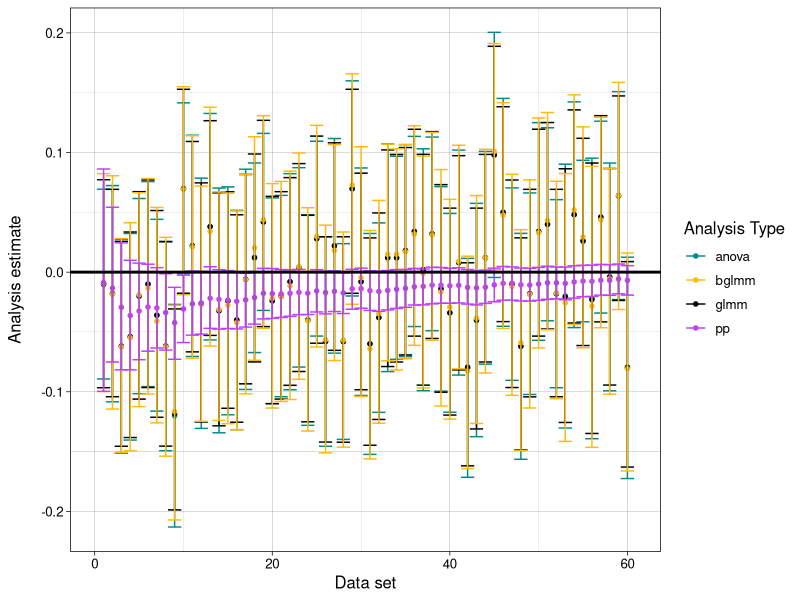
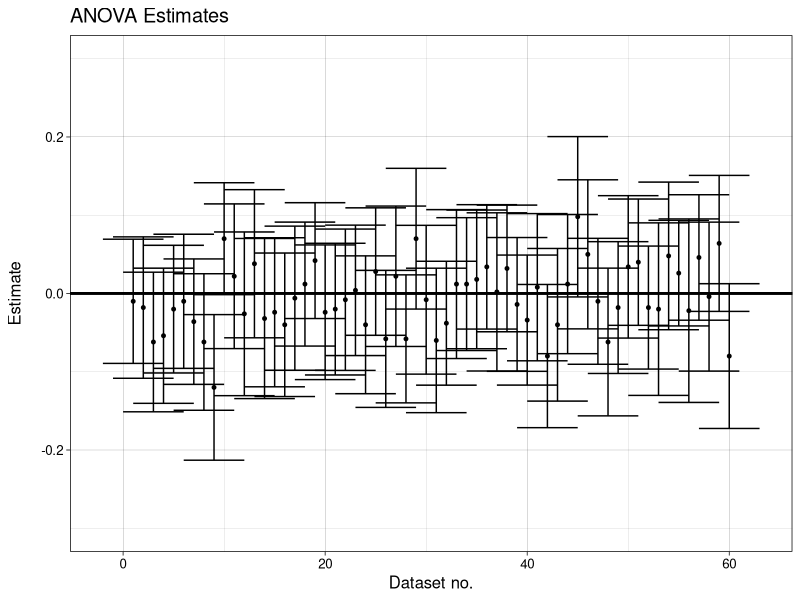
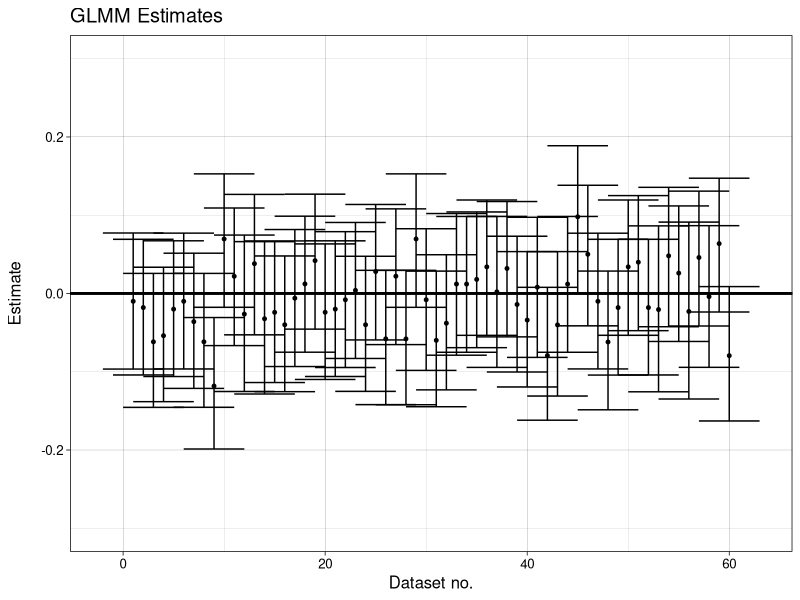
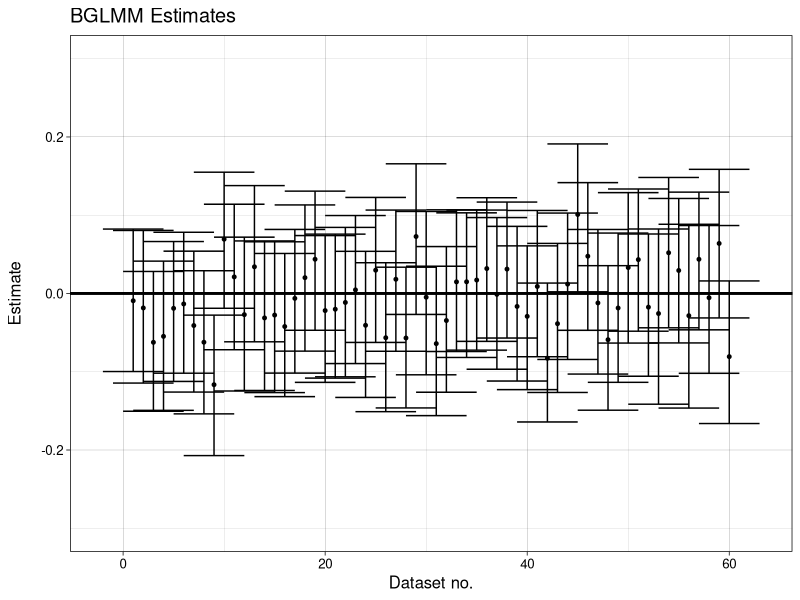
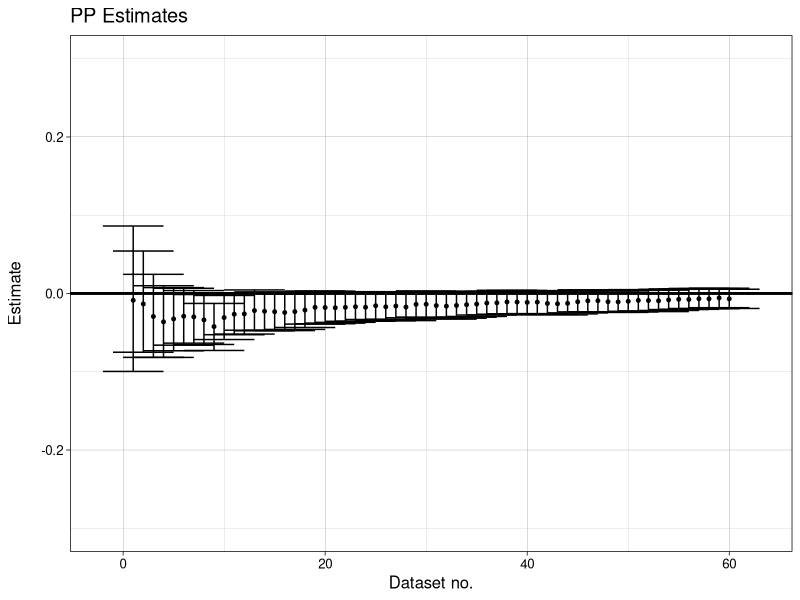

Generate these figures, in order, with R:
# trying to plot freq bayes dataset graph

library(reshape2)
library(ggplot2)


saved_0_0 <- read.delim("0_0_saved_results.txt")
plot_dataset_0_0 <- saved_0_0[,c("expt","analysis_type","b_sex_cond_lower","b_sex_cond_upper","b_sex_cond_med")]


#transform everything to same scale as anovas
plot_dataset_0_0$estimate <- ifelse((plot_dataset_0_0$analysis_type == "anova"), plot_dataset_0_0$b_sex_cond_med, (exp(plot_dataset_0_0$b_sex_cond_med)/(1+exp(plot_dataset_0_0$b_sex_cond_med)))-0.5)
plot_dataset_0_0$estimate_upper <- ifelse((plot_dataset_0_0$analysis_type == "anova"), plot_dataset_0_0$b_sex_cond_upper, (exp(plot_dataset_0_0$b_sex_cond_upper)/(1+exp(plot_dataset_0_0$b_sex_cond_upper)))-0.5)
plot_dataset_0_0$estimate_lower <- ifelse((plot_dataset_0_0$analysis_type == "anova"), plot_dataset_0_0$b_sex_cond_lower, (exp(plot_dataset_0_0$b_sex_cond_lower)/(1+exp(plot_dataset_0_0$b_sex_cond_lower)))-0.5)

#cbPalette <- c("#999999", "#E69F00", "#56B4E9", "#009E73", "#F0E442", "#0072B2", "#D55E00", "#CC79A7")

#ColourBrewer palette diverging: BrBG PiYG PRGn PuOr RdBu RdGy RdYlBu RdYlGn Spectral,
#ColourBrewer palette qualitative: Accent, Dark2, Paired, Pastel1, Pastel2, Set1, Set2, Set3,

#plot on same axis
limits <- aes(ymax = plot_dataset_0_0$estimate_upper, ymin = plot_dataset_0_0$estimate_lower)
APlot <- ggplot(plot_dataset_0_0, aes(x=expt, y=estimate, group =analysis_type, col=analysis_type))
APlot + geom_point(data = plot_dataset_0_0, size = 1.2, position = position_dodge(width = 0)) + 
  scale_color_manual(values=c("cyan4", "darkgoldenrod1", "black", "darkorchid1")) +
  geom_errorbar(limits, width = 6, position = position_dodge(width = 0)) +
  geom_hline(aes(yintercept=0), linetype="solid", color="black", size=1, show.legend=FALSE) +
  labs(color="Analysis Type")+
  xlab("Data set") +
  ylab("Analysis estimate")+
  theme_linedraw() + theme(text = element_text(size=12), axis.title.y=element_text(margin=margin(0,12,0,0)))

#used dev.off when got error in call.graphics invalid graphics state
#dev.off()

### Want to do this for pre-VIVA corrections 20.1.17 ###
### making subsets -in case plot by separate graphs? no longer needed##
just_anova <- subset(plot_dataset_0_0, plot_dataset_0_0$analysis_type=="anova")
just_glmm <- subset(plot_dataset_0_0, plot_dataset_0_0$analysis_type=="glmm")
just_bglmm <- subset(plot_dataset_0_0, plot_dataset_0_0$analysis_type=="bglmm")
just_pp <- subset(plot_dataset_0_0, plot_dataset_0_0$analysis_type =="pp")

#plot on diff axes: anova
limits <- aes(ymax = just_anova$estimate_upper, ymin = just_anova$estimate_lower)
AnovPlot <- ggplot(just_anova, aes(x=expt, y=estimate))
AnovPlot + geom_point(data = just_anova, size = 1) + 
  geom_errorbar(limits, width = 6) +
  geom_hline(aes(yintercept=0), linetype="solid", color="black", size=1, show.legend=FALSE) +
  xlab("Dataset no.") +
  ylab("Estimate") +
  labs(title="ANOVA Estimates") +
  scale_y_continuous(limits=c(-0.3,0.3)) +
  theme_linedraw() + theme(text = element_text(size=12), axis.title.y=element_text(margin=margin(0,12,0,0)))

#plot on diff axes: glmm
limits <- aes(ymax = just_glmm$estimate_upper, ymin = just_glmm$estimate_lower)
AnovPlot <- ggplot(just_glmm, aes(x=expt, y=estimate))
AnovPlot + geom_point(data = just_glmm, size = 1) + 
  geom_errorbar(limits, width = 6) +
  geom_hline(aes(yintercept=0), linetype="solid", color="black", size=1, show.legend=FALSE) +
  xlab("Dataset no.") +
  ylab("Estimate") +
  labs(title="GLMM Estimates") +
  scale_y_continuous(limits=c(-0.3,0.3)) +
  theme_linedraw() + theme(text = element_text(size=12), axis.title.y=element_text(margin=margin(0,12,0,0)))

#plot on diff axes: BGLMM
limits <- aes(ymax = just_bglmm$estimate_upper, ymin = just_bglmm$estimate_lower)
AnovPlot <- ggplot(just_bglmm, aes(x=expt, y=estimate))
AnovPlot + geom_point(data = just_bglmm, size = 1) + 
  geom_errorbar(limits, width = 6) +
  geom_hline(aes(yintercept=0), linetype="solid", color="black", size=1, show.legend=FALSE) +
  xlab("Dataset no.") +
  ylab("Estimate") +
  labs(title="BGLMM Estimates") +
  scale_y_continuous(limits=c(-0.3,0.3)) +
  theme_linedraw() + theme(text = element_text(size=12), axis.title.y=element_text(margin=margin(0,12,0,0)))

#plot on diff axes: pp
limits <- aes(ymax = just_pp$estimate_upper, ymin = just_pp$estimate_lower)
AnovPlot <- ggplot(just_pp, aes(x=expt, y=estimate))
AnovPlot + geom_point(data = just_pp, size = 1) + 
  geom_errorbar(limits, width = 6) +
  geom_hline(aes(yintercept=0), linetype="solid", color="black", size=1, show.legend=FALSE) +
  xlab("Dataset no.") +
  ylab("Estimate") +
  labs(title="PP Estimates") +
  scale_y_continuous(limits=c(-0.3,0.3)) +
  theme_linedraw() + theme(text = element_text(size=12), axis.title.y=element_text(margin=margin(0,12,0,0)))

